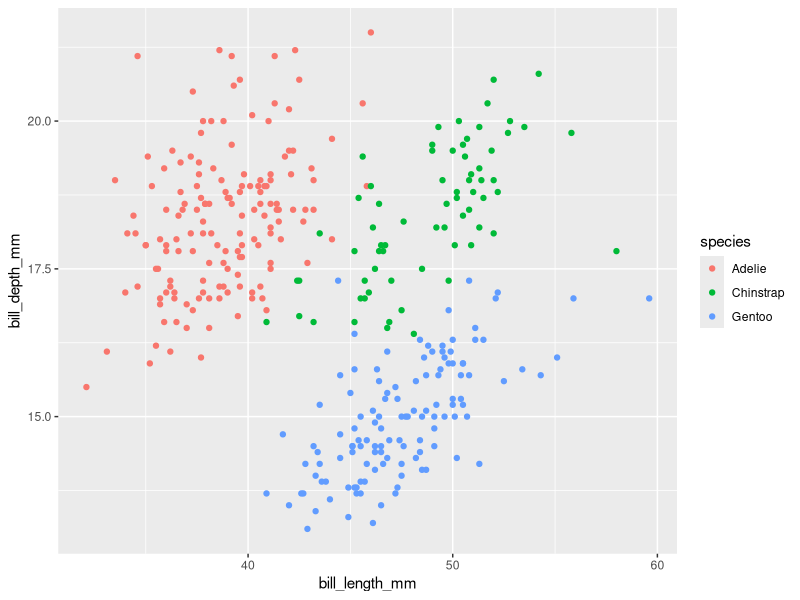
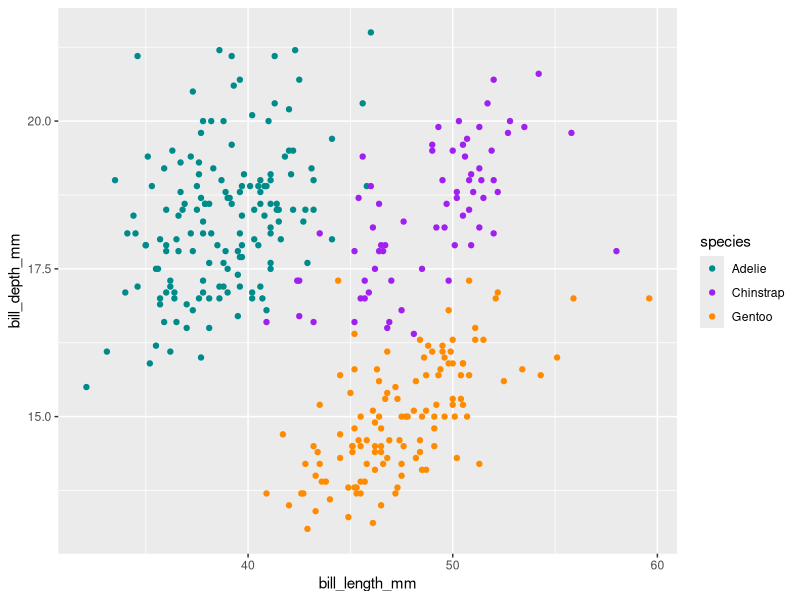
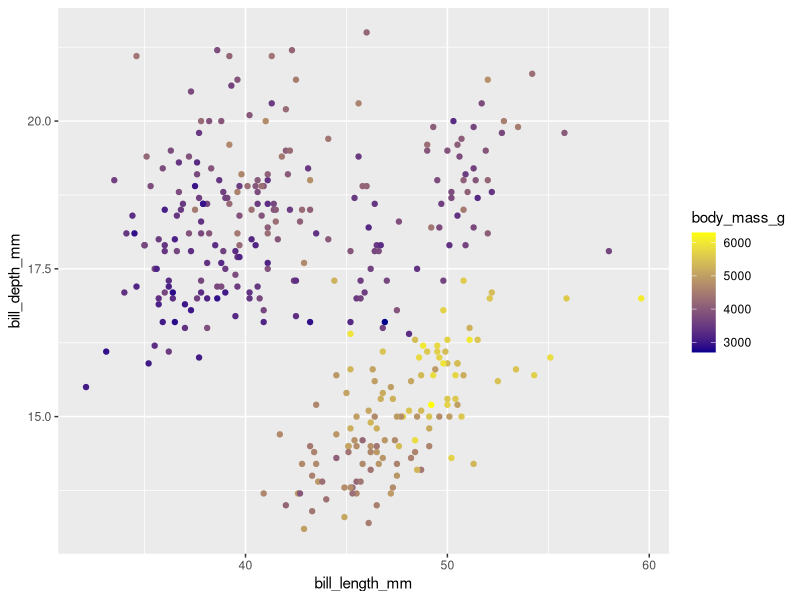
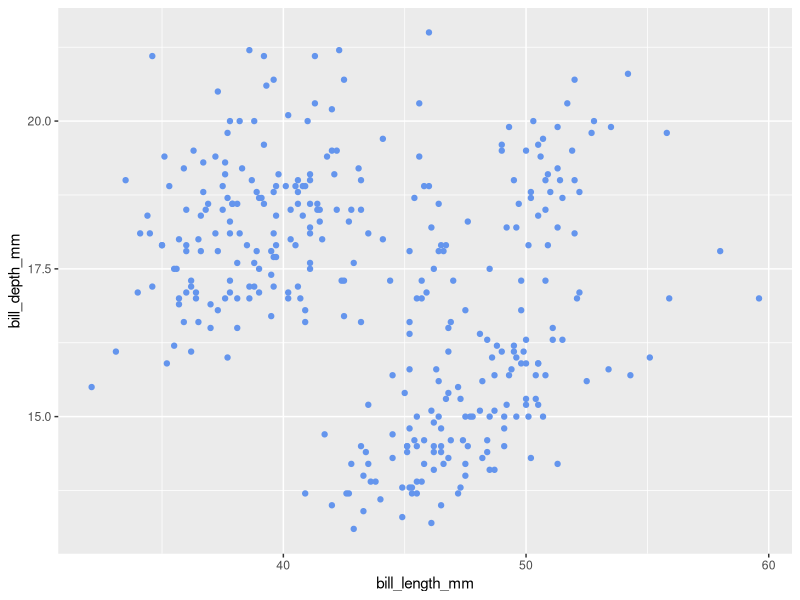
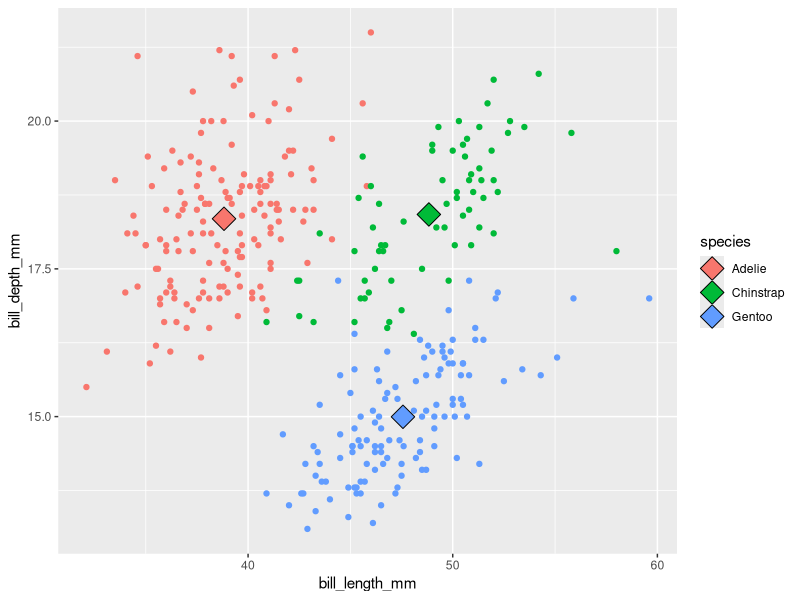
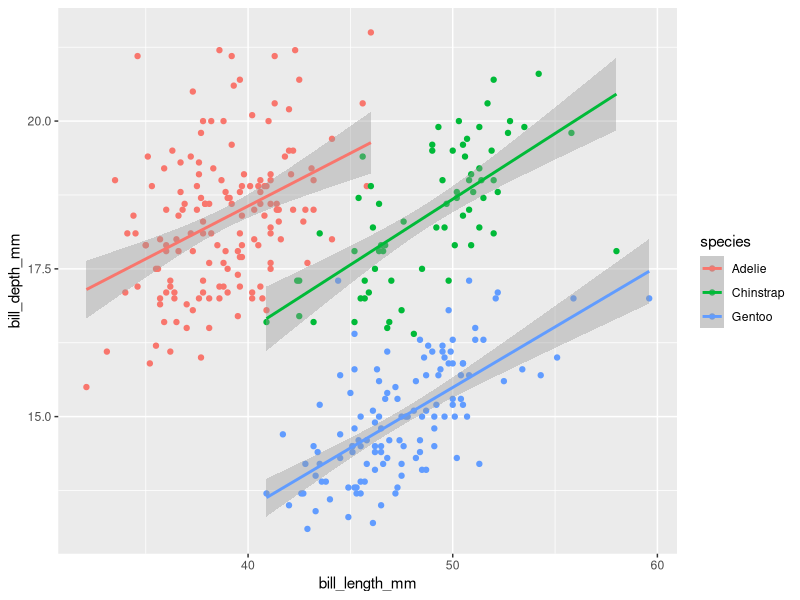
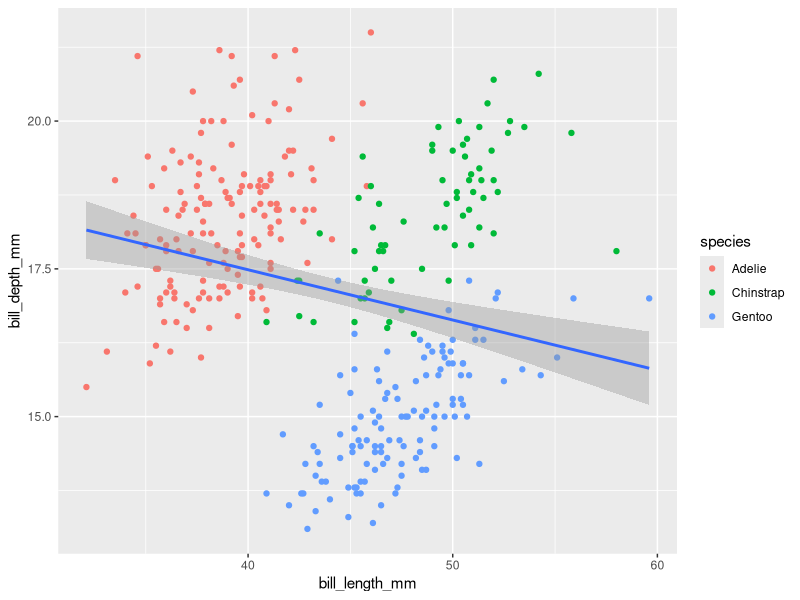
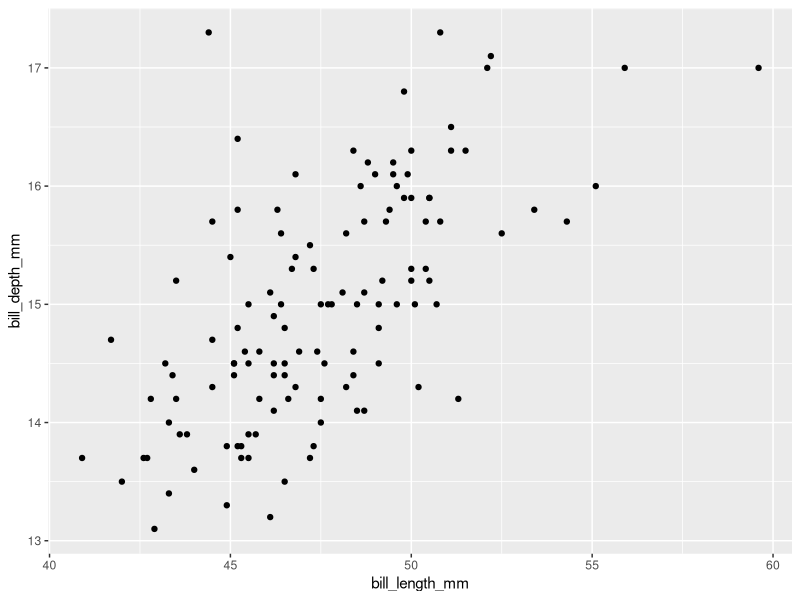

Reproduce these figures in R, in order.
## ---- chunk 1
#| eval: true
#| echo: true
#| message: false
#| warning: false
# load packages ----
library(tidyverse)
library(palmerpenguins)
## ---- chunk 2
# create some untidy temperature data ----
temp_data_wide <- tribble(
  ~date, ~station1, ~station2,  ~station3,
  "2023-10-01", 30.1, 29.8,  31.2,
  "2023-11-01", 28.6, 29.1,  33.4,
  "2023-12-01", 29.9, 28.5,  32.3
)

# print it out ----
print(temp_data_wide)
## ---- chunk 3
# convert data from wide > long ----
temp_data_long <- temp_data_wide |> 
  pivot_longer(cols = starts_with("station"),
               names_to = "station_id",
               values_to = "temp_c")

# print it out ----
print(temp_data_long)
## ---- chunk 4
#| warning: false
ggplot(data = penguins,
       aes(x = bill_length_mm, y = bill_depth_mm,
           color = species)) +
  geom_point()

## ---- chunk 5
#| warning: false
ggplot(data = penguins,
       aes(x = bill_length_mm, y = bill_depth_mm,
           color = species)) +
  geom_point() + 
  scale_color_manual(values = c("cyan4", "purple","darkorange"))
## ---- chunk 6
#| warning: false
ggplot(data = penguins,
       aes(x = bill_length_mm, y = bill_depth_mm,
           color = body_mass_g)) +
  geom_point() + 
  scale_color_gradient(high =  "yellow", low = "darkblue")
## ---- chunk 7
#| warning: false
ggplot(data = penguins, aes(x = bill_length_mm, y = bill_depth_mm)) +
  geom_point(color = "cornflowerblue")
## ---- chunk 8
#| warning: false
#| message: false
# create a separate penguins_summary df ----
penguins_summary <- penguins |>
  drop_na() |> 
  group_by(species) |> 
  summarize(
    mean_bill_length_mm = mean(bill_length_mm),
    mean_bill_depth_mm = mean(bill_depth_mm)
  )

# create ggplot with layers from different dfs ----
ggplot() + 
  geom_point(data = penguins,
             mapping = aes(x = bill_length_mm,
                           y = bill_depth_mm,
                           color = species)) + 
  geom_point(data = penguins_summary,
             mapping = aes(x = mean_bill_length_mm,
                           y = mean_bill_depth_mm,
                           fill = species),
             size = 6, shape = 23)
## ---- chunk 9
#| warning: false
#| message: false
# scatterplot with lms fitted to species ---- 
ggplot(penguins, aes(x = bill_length_mm,
                           y = bill_depth_mm,
                           color = species)) + 
  geom_point() + 
  geom_smooth(method = "lm")


## ---- chunk 10
#| warning: false
#| message: false
# scatterplot with lm fitted to entire data set ---- 
# ~ CODE ALONG HERE ~

ggplot(penguins, aes(x = bill_length_mm,
                           y = bill_depth_mm)) + 
  geom_point(aes(color = species)) + 
  geom_smooth(method = "lm")
## ---- chunk 11
#| warning: false
# filter for Gentoo penguins, then pipe into ggplot ----
penguins |>
  filter(species == "Gentoo") |>
  ggplot(aes(x = bill_length_mm, y = bill_depth_mm)) + 
  geom_point()
  
## ---- chunk 12
#| warning: false
ggplot(penguins, aes(x = species)) + 
  geom_bar(fill = "cornflowerblue",
           stat = )
## ---- chunk 13
#| warning: false

# new summarized df ----
penguin_summary <- penguins |> 
  count(species) 

# generate bar heights based on "identity" of values in `n` column ----
ggplot(penguin_summary, aes(x = species, y = n)) + 
      geom_bar(stat = "identity")
## ---- chunk 14
#| warning: false
ggplot(penguins, aes(x = species, y = after_stat(prop), group = 1)) +
  geom_bar()
## ---- chunk 15
#| warning: false
ggplot(penguins, aes(x = species, fill = island)) + 
  geom_bar()
## ---- chunk 16
#| warning: false
ggplot(penguins, aes(x = species, fill = island)) + 
  geom_bar(position = "fill")
## ---- chunk 17
#| warning: false
ggplot(penguins, aes(x = species, fill = island)) + 
  geom_bar(position = "dodge")
## ---- chunk 18
#| warning: false
ggplot(penguins, aes(x = species, fill = island)) + 
  geom_bar(position = position_dodge2(preserve = "single"))
## ---- chunk 19
#| warning: false
ggplot(penguins, aes(x = species)) +
  geom_bar() + 
  coord_cartesian()
## ---- chunk 20
#| warning: false
ggplot(penguins, aes(x = species)) +
  geom_bar() + 
  coord_flip()
## ---- chunk 21
#| warning: false
ggplot(penguins, aes(x = species)) +
  geom_bar() + 
  coord_polar()
## ---- chunk 22
#| warning: false
ggplot(penguins, aes(x = species)) +
  geom_bar() + 
  theme_minimal() 
## ---- chunk 23
#| warning: false
ggplot(penguins, aes(x = species)) +
  geom_bar() + 
  theme_minimal() 
## ---- chunk 24
#| warning: false
#| message: false
ggplot( data = penguins, aes(x = flipper_length_mm)) + 
  geom_histogram(fill = "cornflowerblue", color = "white") + 
  theme_bw()

ggplot( data = penguins, aes(x = flipper_length_mm, fill = species)) + 
  geom_histogram(position = "identity", alpha = .75) + 
  scale_fill_manual(values = c("darkorange", "purple", "cyan4")) + 
  labs(x = "Flipper Length (mm)",
       y = "Frequency",
       fill = "Species",
       title = "Penguin Flipper Lengths")
